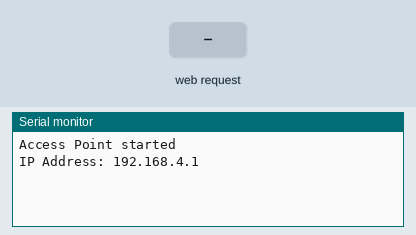
Recording of a sketch running on a simulated ESP32. On the bench: the last lines printed to the serial monitor. The inputs (shaded band) are chosen by the test bench.

Above: at 1.2 s.
1.3 s: HTTP request GET /action received
At 2.0 s:
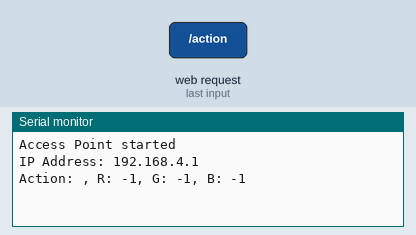
2.8 s: HTTP request GET /action?act=1&r=1&g=1 received
At 3.2 s:
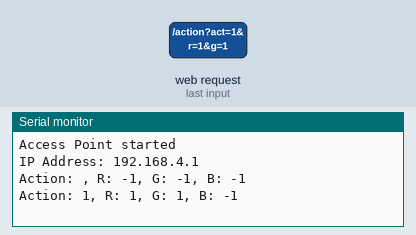

The sketch:

JJ_Mod_addoption.ino
```cpp
#include <WiFi.h>
#include <ESPAsyncWebServer.h>
#include "color_selection.h"

const char* ssid = "ESP_TEST2";
const char* password = "";

AsyncWebServer server(80);

void setup() {
    Serial.begin(115200);

    // Set up Access Point
    WiFi.softAP(ssid, password);
    Serial.println("Access Point started");
    Serial.print("IP Address: ");
    Serial.println(WiFi.softAPIP());

    // Serve the main index page
    server.on("/", HTTP_GET, [](AsyncWebServerRequest* request) {
        request->send_P(200, "text/html", indexx);
    });

    // Serve the color selection page
    server.on("/buttons", HTTP_GET, [](AsyncWebServerRequest* request) {
        request->send_P(200, "text/html", buttons);
    });

    // Serve the update page
    server.on("/update", HTTP_GET, [](AsyncWebServerRequest* request) {
        request->send_P(200, "text/html", update);
    });

    // Serve the JavaScript file for color picker
    server.on("/java_colors.js", HTTP_GET, [](AsyncWebServerRequest* request) {
        request->send_P(200, "application/javascript", java_colors);
    });

    server.on("/action", HTTP_GET, [](AsyncWebServerRequest* request) {
      String action = "";
      int r = -1, g = -1, b = -1;

      // Check if 'act' parameter exists and retrieve its value
      if (request->hasParam("act")) {
          action = request->getParam("act")->value();
      }

      // Check if 'r', 'g', and 'b' parameters exist and retrieve their values
      if (request->hasParam("r")) {
          r = request->getParam("r")->value().toInt();
      }
      if (request->hasParam("g")) {
          g = request->getParam("g")->value().toInt();
      }
      if (request->hasParam("b")) {
          b = request->getParam("b")->value().toInt();
      }

      // Log the received values to Serial
      Serial.printf("Action: %s, R: %d, G: %d, B: %d\n", action.c_str(), r, g, b);

      // Send a response back to the client
      request->send(200, "text/plain", "Received action and RGB values");
    });

    server.on("/gay", HTTP_GET, [](AsyncWebServerRequest* request) {
    request->send_P(200, "text/html", gayPage);
    });


    // Handle /actionGAY
    server.on("/actionGAY", HTTP_GET, [](AsyncWebServerRequest* request) {
        int speed = request->getParam("s")->value().toInt();
        int density = request->getParam("d")->value().toInt();
        int repeat = request->getParam("r")->value().toInt();
        int uniformity = request->getParam("u")->value().toInt();
        int brightness = request->getParam("b")->value().toInt();

        // Print slider values to Serial
        Serial.printf("Speed: %d, Density: %d, Repeat: %d, Uniformity: %d, Brightness: %d\n",
                      speed, density, repeat, uniformity, brightness);

        request->send(200, "text/plain", "Values received");
    });

    // Start the server
    server.begin();
}

void loop() {
    // Nothing to do here, handled by AsyncWebServer
    delay(10);
}
```

Source omitted: color_selection.h (46213 bytes)

Measured:
- after the input at 1.3 s, the serial monitor: prints a new line at once (image 1)
- after the input at 2.8 s, the serial monitor: prints a new line at once (image 2)
